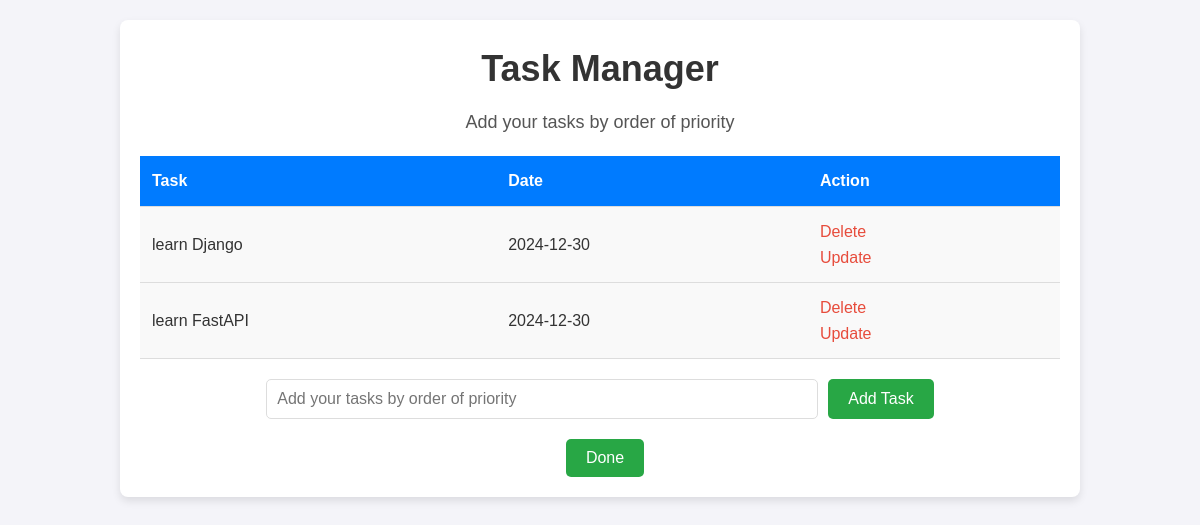
The page / on the database its author committed.
### main.py (models this page shows, shortened)
class Todo(db.Model):
    id = db.Column(db.Integer, primary_key=True)
    content = db.Column(db.String(200), nullable=False)
    date = db.Column(db.DateTime, default=datetime.now())

### main.py (the view, shortened to what this page needs)
@app.route('/', methods=['POST', 'GET'])
def index():
    tasks = Todo.query.order_by(Todo.date).all() # this is a Todo object (db.Model) (tasks[0] is the earliest and the most prioritized)
    tasks_list = [task.content for task in tasks] #this is a list of strings (tasks[0] is the earliest and the most prioritized)
    stringifiedtasklist = ', '.join(tasks_list) #this is a string containing a list of strings
    session['tasks_list'] = stringifiedtasklist
    return render_template('index.html', tasks=tasks)

### templates/index.html (shortened to what this page needs)
{% extends 'base.html' %}
{% block body %}
<div class="content">
    <h1 style="text-align:center">Task Manager</h1>
    <p style="text-align:center">Add your tasks by order of priority</p>
    {% if tasks|length < 1 %}
        <h4 style="text-align:center">There are no tasks. Please add one or more</h4>
    {% else %}
        <table>
            <tr>
                <th>Task</th>
                <th>Date</th>
                <th>Action</th>
            </tr>
            {% for task in tasks %}
            <tr>
                <td>{{ task.content }}</td>
                <td>{{ task.date.date() }}</td>
                <td>
                    <a href="/delete/{{ task.id }}">Delete</a><br>
                    <a href="/update/{{ task.id }}">Update</a>
                </td>
            </tr>
            {% endfor %}
        </table>
    {% endif %}
    <form action="/" method="POST">
        <input type="text" name="content" id="content" placeholder="Add your tasks by order of priority">
        <input type="submit" value="Add Task">
    </form>
    <form action="/finalize_tasks" method="POST">
        <input type="submit" value="Done">
    </form>
</div>
{% endblock %}

### static/css/main.css (style rules this page uses)
* { margin: 0; padding: 0; box-sizing: border-box; }
body { font-family: 'Arial', sans-serif; background-color: #f4f4f9; color: #333; line-height: 1.6; }
.content { width: 80%; margin: 20px auto; background-color: #fff; padding: 20px; border-radius: 8px; box-shadow: 0 4px 8px rgba(0, 0, 0, 0.1); }
h1 { font-size: 36px; color: #333; margin-bottom: 10px; }
p { font-size: 18px; color: #555; margin-bottom: 20px; }
table { width: 100%; border-collapse: collapse; margin-bottom: 20px; }
th, td { padding: 12px; text-align: left; border-bottom: 1px solid #ddd; }
th { background-color: #007bff; color: #fff; font-weight: bold; }
td { background-color: #f9f9f9; }
td a { color: #e74c3c; text-decoration: none; margin-right: 10px; }
form { display: flex; justify-content: center; margin-top: 20px; }
form input[type="text"] { padding: 10px; width: 60%; border: 1px solid #ddd; border-radius: 5px; font-size: 16px; }
form input[type="submit"] { padding: 10px 20px; margin-left: 10px; background-color: #28a745; border: none; color: white; font-size: 16px; border-radius: 5px; cursor: pointer; transition: background-color 0.3s; }

### rows shown on the page
Todo: content "learn Django", date "2024-12-30"
Todo: content "learn FastAPI", date "2024-12-30"
